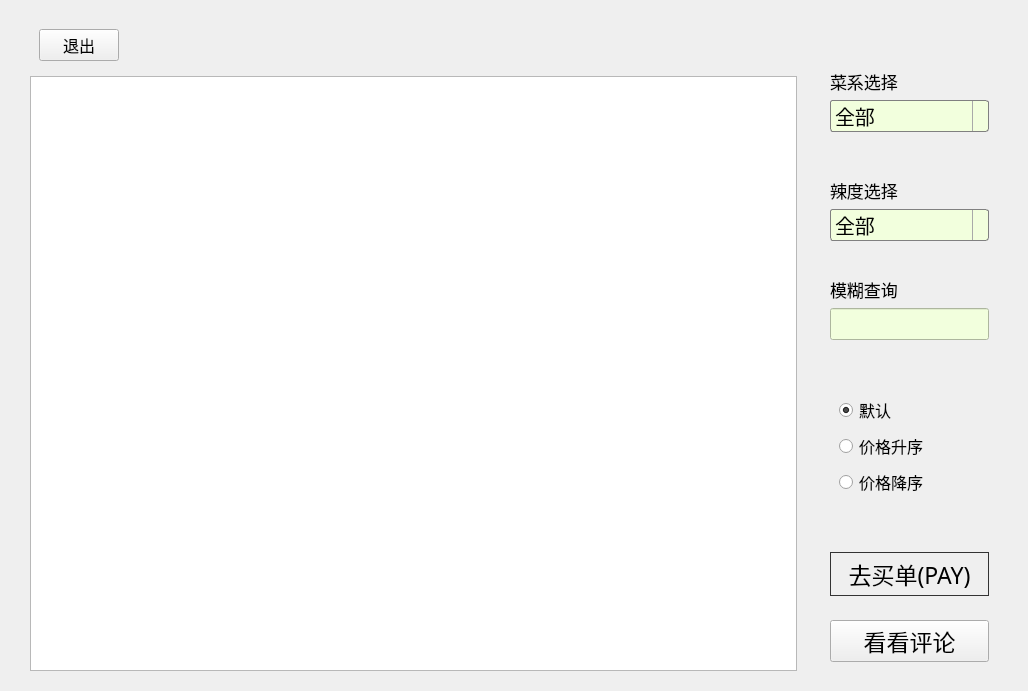
<?xml version="1.0" encoding="UTF-8"?>
<ui version="4.0">
 <class>MenuScene</class>
 <widget class="QWidget" name="MenuScene">
  <property name="geometry">
   <rect>
    <x>0</x>
    <y>0</y>
    <width>1028</width>
    <height>639</height>
   </rect>
  </property>
  <property name="sizePolicy">
   <sizepolicy hsizetype="Preferred" vsizetype="Preferred">
    <horstretch>0</horstretch>
    <verstretch>0</verstretch>
   </sizepolicy>
  </property>
  <property name="baseSize">
   <size>
    <width>1200</width>
    <height>700</height>
   </size>
  </property>
  <property name="windowTitle">
   <string>Form</string>
  </property>
  <layout class="QHBoxLayout" name="horizontalLayout_2">
   <item>
    <spacer name="horizontalSpacer">
     <property name="orientation">
      <enum>Qt::Horizontal</enum>
     </property>
     <property name="sizeType">
      <enum>QSizePolicy::Fixed</enum>
     </property>
     <property name="sizeHint" stdset="0">
      <size>
       <width>10</width>
       <height>20</height>
      </size>
     </property>
    </spacer>
   </item>
   <item>
    <widget class="QWidget" name="widget" native="true">
     <layout class="QVBoxLayout" name="verticalLayout_5">
      <item>
       <widget class="QWidget" name="widget_3" native="true">
        <property name="sizePolicy">
         <sizepolicy hsizetype="Expanding" vsizetype="Fixed">
          <horstretch>0</horstretch>
          <verstretch>20</verstretch>
         </sizepolicy>
        </property>
        <layout class="QFormLayout" name="formLayout">
         <item row="0" column="0">
          <widget class="QPushButton" name="pushButton">
           <property name="font">
            <font>
             <family>微软雅黑</family>
             <pointsize>12</pointsize>
            </font>
           </property>
           <property name="text">
            <string>退出</string>
           </property>
          </widget>
         </item>
        </layout>
       </widget>
      </item>
      <item>
       <widget class="QTableWidget" name="menuList">
        <property name="sizePolicy">
         <sizepolicy hsizetype="Expanding" vsizetype="Expanding">
          <horstretch>0</horstretch>
          <verstretch>0</verstretch>
         </sizepolicy>
        </property>
        <property name="baseSize">
         <size>
          <width>500</width>
          <height>250</height>
         </size>
        </property>
        <property name="styleSheet">
         <string notr="true">
QHeaderView                    // QTableWidget 标题头整个区域
{
    background:transparent;        // 整个标题头区域背景色
}

QHeaderView::section           // 标题头 每个单独的标题区域
{
    font-size:14px;                // 每个标题的字体大小
    font-family:&quot;Microsoft YaHei&quot;; // 每个标题的字体类型
    color:#FFFFFF;                 // 每个标题的字体颜色
 
    background:#60669B;            // 每个标题区域的背景色
    border:none;                   // 每个标题区域的边框
    text-align:left;               // 每个标题的对齐方式（貌似不能用）。建议使用tableWidget-&gt;horizontalHeader()-&gt;setDefaultAlignment(Qt::AlignLeft | Qt::AlignVCenter)
 
 
    min-height:49px;               // 标题区域的高度
    max-height:49px;               //
 
    margin-left:0px;               // 每个标题区域的margin
    padding-left:0px;              // 每个标题区域的padding
}

QTableWidget                   // 整个表格控件
{
    background:#FFFFFF;            // 整个表格控件 背景色
    border:none;                   // 整个表格控件 边框
 
    font-size:12px;                // 所有字体大小
    font-family:&quot;Microsoft YaHei&quot;; // 所有字体 family
    color:#666666;                 // 所有字体颜色
}

QTableWidget::item                // 每个单元格
{
    border-bottom:1px solid #EEF1F7 ; // 只显示每个单元格下边框
}

QTableWidget::item::selected      // 每个单元格被选中状态
{
    color:red;                        // 每个单元格被选中时 字体颜色
    background:#EFF4FF;               // 每个单元格被选中时 背景颜色
}
QScrollBar::handle:vertical        // 垂直滚动条 handle
{
    background: rgba(255,255,255,20%); // 垂直滚动条 handle 的背景色
    border: 0px solid grey;            // 垂直滚动条 handle 边框
    border-radius:3px;                 // 垂直滚动条 handle 圆角
    width: 8px;                        // 垂直滚动条 handle 宽度
}
QScrollBar::vertical                    // 垂直滚动条 区域
{
    border-width:1px;                       // 垂直滚动条 区域 边框宽度
    border-style: solid;                    // 垂直滚动条 区域 边框类型
    border-color: rgba(255, 255, 255, 10%); // 垂直滚动条 区域 边框颜色
    width: 8px;                             // 垂直滚动条 区域 宽度
    margin:0px 0px 0px 0px;                 // 垂直滚动条 区域 margin
    border-radius:3px;                      // 垂直滚动条 区域 圆角
}
QScrollBar::add-page:vertical, QScrollBar::sub-page:vertical // 垂直滚动条  handle上、下区域（未被handle占用的区域）
{
    background:rgba(255,255,255,10%);                            // 垂直滚动条 handle上、下区域的背景色
}
QScollBar::add-line:vertical, QScrollBar::sub-line:vertical  // 垂直滚动条 最顶端与最低端的区域
{
    background:transparent;                                      // 垂直滚动条 最顶端与最低端区域的背景色
}
</string>
        </property>
       </widget>
      </item>
     </layout>
    </widget>
   </item>
   <item>
    <widget class="QWidget" name="widget_2" native="true">
     <layout class="QVBoxLayout" name="verticalLayout_2">
      <item>
       <widget class="QWidget" name="widget_4" native="true">
        <property name="sizePolicy">
         <sizepolicy hsizetype="Preferred" vsizetype="Fixed">
          <horstretch>0</horstretch>
          <verstretch>0</verstretch>
         </sizepolicy>
        </property>
        <property name="cursor">
         <cursorShape>ArrowCursor</cursorShape>
        </property>
        <layout class="QVBoxLayout" name="verticalLayout_3">
         <item>
          <spacer name="verticalSpacer_2">
           <property name="orientation">
            <enum>Qt::Vertical</enum>
           </property>
           <property name="sizeHint" stdset="0">
            <size>
             <width>20</width>
             <height>40</height>
            </size>
           </property>
          </spacer>
         </item>
         <item>
          <widget class="QLabel" name="label">
           <property name="font">
            <font>
             <family>幼圆</family>
             <pointsize>13</pointsize>
            </font>
           </property>
           <property name="text">
            <string>菜系选择</string>
           </property>
          </widget>
         </item>
         <item>
          <widget class="QComboBox" name="style">
           <property name="sizePolicy">
            <sizepolicy hsizetype="Preferred" vsizetype="Expanding">
             <horstretch>0</horstretch>
             <verstretch>30</verstretch>
            </sizepolicy>
           </property>
           <property name="font">
            <font>
             <family>幼圆</family>
             <pointsize>15</pointsize>
            </font>
           </property>
           <property name="styleSheet">
            <string notr="true">/* 未下拉时，QComboBox的样式 */
QComboBox {
background-color: rgb(242, 255, 221);
    border: 1px solid gray;   /* 边框 */
    border-radius: 3px;   /* 圆角 */
   
}

/* 下拉后，整个下拉窗体样式 */
QComboBox QAbstractItemView {
    outline: 0px solid gray;   /* 选定项的虚框 */
    border: 1px solid yellow;   /* 整个下拉窗体的边框 */
	background-color: rgb(255, 255, 202);
     /* 整个下拉窗体被选中项的背景色 */
	selection-background-color: rgb(255, 246, 170);
}

/* 下拉后，整个下拉窗体每项的样式 */
QComboBox QAbstractItemView::item {
    height: 50px;   /* 项的高度（设置pComboBox-&gt;setView(new QListView());后，该项才起作用） */
}

/* 下拉后，整个下拉窗体越过每项的样式 */
QComboBox QAbstractItemView::item:hover {
   
	color: rgb(253, 255, 222);
   /* 整个下拉窗体越过每项的背景色 */
	background-color: rgb(255, 237, 171);
}

/* 下拉后，整个下拉窗体被选择的每项的样式 */
QComboBox QAbstractItemView::item:selected {
  
	color: rgb(255, 248, 171);
	selection-background-color: rgb(255, 218, 153);
}

/* QComboBox中的垂直滚动条 */
QComboBox QAbstractScrollArea QScrollBar:vertical {
    width: 10px;
    background-color: #d0d2d4;   /* 空白区域的背景色*/
}

QComboBox QAbstractScrollArea QScrollBar::handle:vertical {
    border-radius: 5px;   /* 圆角 */
    background: rgb(160,160,160);   /* 小方块的背景色深灰lightblue */
}

QComboBox QAbstractScrollArea QScrollBar::handle:vertical:hover {
    background: rgb(90, 91, 93);   /* 越过小方块的背景色yellow */
}








/* 点击QComboBox */
QComboBox:on {
}

/* 下拉框样式 */
QComboBox::drop-down {
    subcontrol-origin: padding;   /* 子控件在父元素中的原点矩形。如果未指定此属性，则默认为padding。 */
    subcontrol-position: top right;   /* 下拉框的位置（右上） */
    width: 15px;   /* 下拉框的宽度 */

    border-left-width: 1px;   /* 下拉框的左边界线宽度 */
    border-left-color: darkgray;   /* 下拉框的左边界线颜色 */
    border-left-style: solid;   /* 下拉框的左边界线为实线 */
    border-top-right-radius: 3px;   /* 下拉框的右上边界线的圆角半径（应和整个QComboBox右上边界线的圆角半径一致） */
    border-bottom-right-radius: 3px;   /* 同上 */
}

　/* 越过下拉框样式 */

　QComboBox::drop-down:hover {

　　　background: yellow;

　}</string>
           </property>
           <item>
            <property name="text">
             <string>全部</string>
            </property>
           </item>
           <item>
            <property name="text">
             <string>川菜</string>
            </property>
           </item>
           <item>
            <property name="text">
             <string>浙菜</string>
            </property>
           </item>
           <item>
            <property name="text">
             <string>鲁菜</string>
            </property>
           </item>
           <item>
            <property name="text">
             <string>苏菜</string>
            </property>
           </item>
           <item>
            <property name="text">
             <string>闽菜</string>
            </property>
           </item>
           <item>
            <property name="text">
             <string>粤菜</string>
            </property>
           </item>
           <item>
            <property name="text">
             <string>清真</string>
            </property>
           </item>
          </widget>
         </item>
         <item>
          <spacer name="verticalSpacer_3">
           <property name="orientation">
            <enum>Qt::Vertical</enum>
           </property>
           <property name="sizeType">
            <enum>QSizePolicy::Fixed</enum>
           </property>
           <property name="sizeHint" stdset="0">
            <size>
             <width>30</width>
             <height>40</height>
            </size>
           </property>
          </spacer>
         </item>
         <item>
          <widget class="QLabel" name="label_2">
           <property name="font">
            <font>
             <family>幼圆</family>
             <pointsize>13</pointsize>
            </font>
           </property>
           <property name="text">
            <string>辣度选择</string>
           </property>
          </widget>
         </item>
         <item>
          <widget class="QComboBox" name="spicy">
           <property name="sizePolicy">
            <sizepolicy hsizetype="Preferred" vsizetype="Expanding">
             <horstretch>0</horstretch>
             <verstretch>0</verstretch>
            </sizepolicy>
           </property>
           <property name="font">
            <font>
             <family>幼圆</family>
             <pointsize>15</pointsize>
            </font>
           </property>
           <property name="styleSheet">
            <string notr="true">/* 未下拉时，QComboBox的样式 */
QComboBox {
	background-color: rgb(242, 255, 221);
    border: 1px solid gray;   /* 边框 */
    border-radius: 3px;   /* 圆角 */
   
}

/* 下拉后，整个下拉窗体样式 */
QComboBox QAbstractItemView {
    outline: 0px solid gray;   /* 选定项的虚框 */
    border: 1px solid yellow;   /* 整个下拉窗体的边框 */
	background-color: rgb(255, 255, 202);
     /* 整个下拉窗体被选中项的背景色 */
	selection-background-color: rgb(255, 246, 170);
}

/* 下拉后，整个下拉窗体每项的样式 */
QComboBox QAbstractItemView::item {
    height: 50px;   /* 项的高度（设置pComboBox-&gt;setView(new QListView());后，该项才起作用） */
}

/* 下拉后，整个下拉窗体越过每项的样式 */
QComboBox QAbstractItemView::item:hover {
   
	color: rgb(253, 255, 222);
   /* 整个下拉窗体越过每项的背景色 */
	background-color: rgb(255, 237, 171);
}

/* 下拉后，整个下拉窗体被选择的每项的样式 */
QComboBox QAbstractItemView::item:selected {
  
	color: rgb(255, 248, 171);
	selection-background-color: rgb(255, 218, 153);
}

/* QComboBox中的垂直滚动条 */
QComboBox QAbstractScrollArea QScrollBar:vertical {
    width: 10px;
    background-color: #d0d2d4;   /* 空白区域的背景色*/
}

QComboBox QAbstractScrollArea QScrollBar::handle:vertical {
    border-radius: 5px;   /* 圆角 */
    background: rgb(160,160,160);   /* 小方块的背景色深灰lightblue */
}

QComboBox QAbstractScrollArea QScrollBar::handle:vertical:hover {
    background: rgb(90, 91, 93);   /* 越过小方块的背景色yellow */
}








/* 点击QComboBox */
QComboBox:on {
}

/* 下拉框样式 */
QComboBox::drop-down {
    subcontrol-origin: padding;   /* 子控件在父元素中的原点矩形。如果未指定此属性，则默认为padding。 */
    subcontrol-position: top right;   /* 下拉框的位置（右上） */
    width: 15px;   /* 下拉框的宽度 */

    border-left-width: 1px;   /* 下拉框的左边界线宽度 */
    border-left-color: darkgray;   /* 下拉框的左边界线颜色 */
    border-left-style: solid;   /* 下拉框的左边界线为实线 */
    border-top-right-radius: 3px;   /* 下拉框的右上边界线的圆角半径（应和整个QComboBox右上边界线的圆角半径一致） */
    border-bottom-right-radius: 3px;   /* 同上 */
}

　/* 越过下拉框样式 */

　QComboBox::drop-down:hover {

　　　background: yellow;

　}
</string>
           </property>
           <item>
            <property name="text">
             <string>全部</string>
            </property>
           </item>
           <item>
            <property name="text">
             <string>0</string>
            </property>
           </item>
           <item>
            <property name="text">
             <string>1</string>
            </property>
           </item>
           <item>
            <property name="text">
             <string>2</string>
            </property>
           </item>
           <item>
            <property name="text">
             <string>3</string>
            </property>
           </item>
           <item>
            <property name="text">
             <string>4</string>
            </property>
           </item>
           <item>
            <property name="text">
             <string>5</string>
            </property>
           </item>
          </widget>
         </item>
         <item>
          <spacer name="verticalSpacer_4">
           <property name="orientation">
            <enum>Qt::Vertical</enum>
           </property>
           <property name="sizeType">
            <enum>QSizePolicy::Fixed</enum>
           </property>
           <property name="sizeHint" stdset="0">
            <size>
             <width>20</width>
             <height>30</height>
            </size>
           </property>
          </spacer>
         </item>
         <item>
          <widget class="QLabel" name="label_3">
           <property name="font">
            <font>
             <family>幼圆</family>
             <pointsize>13</pointsize>
            </font>
           </property>
           <property name="text">
            <string>模糊查询</string>
           </property>
          </widget>
         </item>
         <item>
          <widget class="QLineEdit" name="unclear">
           <property name="sizePolicy">
            <sizepolicy hsizetype="Fixed" vsizetype="Fixed">
             <horstretch>0</horstretch>
             <verstretch>0</verstretch>
            </sizepolicy>
           </property>
           <property name="font">
            <font>
             <family>幼圆</family>
             <pointsize>13</pointsize>
             <stylestrategy>PreferAntialias</stylestrategy>
            </font>
           </property>
           <property name="cursor">
            <cursorShape>IBeamCursor</cursorShape>
           </property>
           <property name="styleSheet">
            <string notr="true">
background-color: rgb(242, 255, 221);</string>
           </property>
           <property name="inputMask">
            <string/>
           </property>
           <property name="text">
            <string/>
           </property>
          </widget>
         </item>
         <item>
          <spacer name="verticalSpacer_5">
           <property name="orientation">
            <enum>Qt::Vertical</enum>
           </property>
           <property name="sizeHint" stdset="0">
            <size>
             <width>20</width>
             <height>40</height>
            </size>
           </property>
          </spacer>
         </item>
         <item>
          <widget class="QWidget" name="widget_6" native="true">
           <layout class="QVBoxLayout" name="verticalLayout_4">
            <item>
             <widget class="QRadioButton" name="default_2">
              <property name="font">
               <font>
                <family>微软雅黑 Light</family>
                <pointsize>12</pointsize>
               </font>
              </property>
              <property name="text">
               <string>默认</string>
              </property>
              <property name="checked">
               <bool>true</bool>
              </property>
             </widget>
            </item>
            <item>
             <widget class="QRadioButton" name="increasing">
              <property name="font">
               <font>
                <family>微软雅黑 Light</family>
                <pointsize>12</pointsize>
               </font>
              </property>
              <property name="text">
               <string>价格升序</string>
              </property>
             </widget>
            </item>
            <item>
             <widget class="QRadioButton" name="decreasing">
              <property name="font">
               <font>
                <family>微软雅黑 Light</family>
                <pointsize>12</pointsize>
               </font>
              </property>
              <property name="text">
               <string>价格降序</string>
              </property>
             </widget>
            </item>
            <item>
             <spacer name="verticalSpacer">
              <property name="orientation">
               <enum>Qt::Vertical</enum>
              </property>
              <property name="sizeHint" stdset="0">
               <size>
                <width>20</width>
                <height>40</height>
               </size>
              </property>
             </spacer>
            </item>
           </layout>
          </widget>
         </item>
         <item>
          <widget class="QPushButton" name="pay">
           <property name="font">
            <font>
             <family>幼圆</family>
             <pointsize>17</pointsize>
            </font>
           </property>
           <property name="styleSheet">
            <string notr="true">QPushButton {
    border: 1px solid #333333;
    padding: 4px;
    min-width: 65px;
    min-height: 12px;
}

QPushButton:hover {
    background-color: #333333;
    border-color: #444444;
}

QPushButton:pressed {
    background-color: #111111;
    border-color: #333333;
    color: yellow;
}

QPushButton:disabled {
    color: #333333;
}
</string>
           </property>
           <property name="text">
            <string>去买单(PAY)</string>
           </property>
          </widget>
         </item>
        </layout>
       </widget>
      </item>
      <item>
       <widget class="QWidget" name="widget_5" native="true">
        <layout class="QVBoxLayout" name="verticalLayout">
         <item>
          <widget class="QPushButton" name="comment">
           <property name="font">
            <font>
             <family>幼圆</family>
             <pointsize>17</pointsize>
            </font>
           </property>
           <property name="text">
            <string>看看评论</string>
           </property>
          </widget>
         </item>
        </layout>
       </widget>
      </item>
     </layout>
    </widget>
   </item>
   <item>
    <spacer name="horizontalSpacer_2">
     <property name="orientation">
      <enum>Qt::Horizontal</enum>
     </property>
     <property name="sizeType">
      <enum>QSizePolicy::Fixed</enum>
     </property>
     <property name="sizeHint" stdset="0">
      <size>
       <width>10</width>
       <height>20</height>
      </size>
     </property>
    </spacer>
   </item>
  </layout>
 </widget>
 <resources/>
 <connections/>
</ui>
